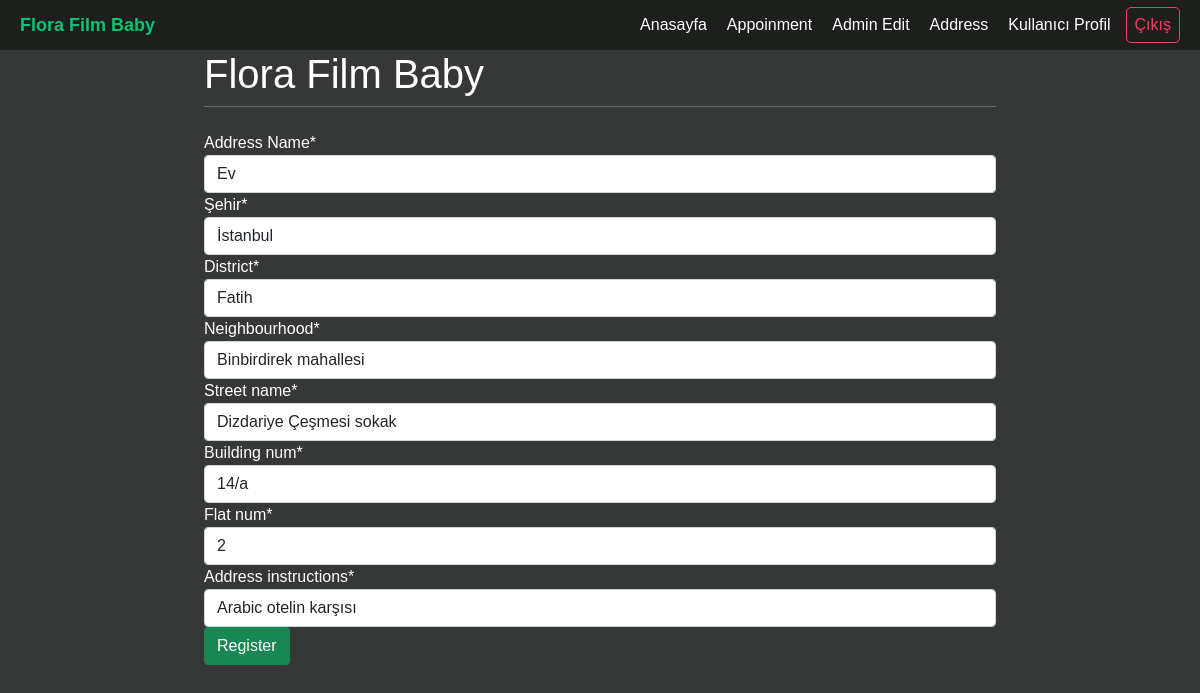
Screenshot of /profileaddress/ (signed in) with the database file from the repository.
### user/models.py (models this page shows, shortened)
class Address(models.Model):
    user = models.ForeignKey(User, on_delete=models.CASCADE)
    name = models.CharField(max_length=100)
    city = models.CharField(max_length=100)
    district = models.CharField(max_length=100)
    neighbourhood = models.CharField(max_length=100)
    street_name = models.CharField(max_length=100)
    building_num = models.CharField(max_length=10)
    flat_num = models.CharField(max_length=10)
    address_instructions = models.CharField(max_length=300)

### user/views.py (the view, shortened to what this page needs)
# urls.py: path("profileaddress/", views.profileaddress, name="profileaddress"),
@login_required
def profileaddress(request):
    current_user = request.user
    form = PartialProfileForm()
    item = Address.objects.filter(user=current_user)
    if item.exists():
        form = PartialProfileForm(instance = item[0])
    return render(request, 'user/profileaddress.html', {'form':form})

### user/forms.py
class PartialProfileForm(forms.ModelForm):
    class Meta:
        model = Address
        fields = ["name","city","district","neighbourhood","street_name","building_num","flat_num","address_instructions"]
        labels = {
            'name': _('Address Name'),
            'city': _('Şehir'),
        }

### user/templates/user/profileaddress.html (shortened to what this page needs)
{% extends 'homepage/base.html' %}
{% load crispy_forms_tags %}
{%block content%}
<form method="post" class="form-group">
    {{form|crispy}}
    <button type="submit" class="btn btn-success">Register</button>
</form>
{%endblock%}

### statics/css/calendar.css (style rules this page uses)
* { padding: 0; margin: 0; box-sizing: border-box; }
body { background-color: #353836; color: white; font-family: "Poppins", sans-serif; }

### rows the page displays
Address: name "Ev", city "İstanbul", district "Fatih", neighbourhood "Binbirdirek mahallesi", street_name "Dizdariye Çeşmesi sokak", building_num "14/a", flat_num "2", address_instructions "Arabic otelin karşısı"
